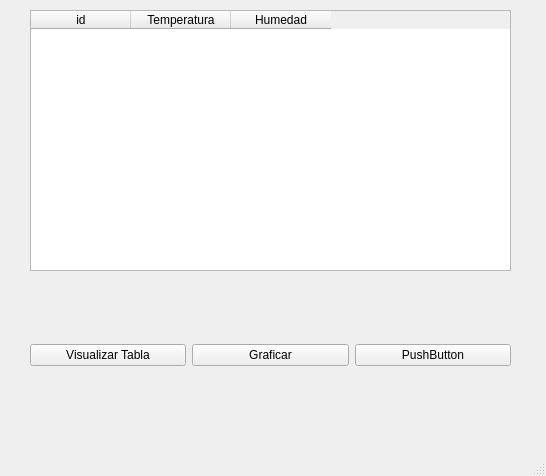
<?xml version="1.0" encoding="UTF-8"?>
<ui version="4.0">
 <class>MainWindow</class>
 <widget class="QMainWindow" name="MainWindow">
  <property name="geometry">
   <rect>
    <x>0</x>
    <y>0</y>
    <width>546</width>
    <height>476</height>
   </rect>
  </property>
  <property name="windowTitle">
   <string>MainWindow</string>
  </property>
  <widget class="QWidget" name="centralwidget">
   <widget class="QWidget" name="horizontalLayoutWidget">
    <property name="geometry">
     <rect>
      <x>30</x>
      <y>290</y>
      <width>481</width>
      <height>131</height>
     </rect>
    </property>
    <layout class="QHBoxLayout" name="horizontalLayout">
     <item>
      <widget class="QPushButton" name="btnTabla">
       <property name="text">
        <string>Visualizar Tabla</string>
       </property>
      </widget>
     </item>
     <item>
      <widget class="QPushButton" name="btnGraficar">
       <property name="text">
        <string>Graficar</string>
       </property>
      </widget>
     </item>
     <item>
      <widget class="QPushButton" name="pushButton_3">
       <property name="text">
        <string>PushButton</string>
       </property>
      </widget>
     </item>
    </layout>
   </widget>
   <widget class="QTableWidget" name="tableWidget">
    <property name="geometry">
     <rect>
      <x>30</x>
      <y>10</y>
      <width>481</width>
      <height>261</height>
     </rect>
    </property>
    <column>
     <property name="text">
      <string>id</string>
     </property>
    </column>
    <column>
     <property name="text">
      <string>Temperatura</string>
     </property>
    </column>
    <column>
     <property name="text">
      <string>Humedad</string>
     </property>
    </column>
   </widget>
  </widget>
  <widget class="QMenuBar" name="menubar">
   <property name="geometry">
    <rect>
     <x>0</x>
     <y>0</y>
     <width>546</width>
     <height>18</height>
    </rect>
   </property>
  </widget>
  <widget class="QStatusBar" name="statusbar"/>
 </widget>
 <resources/>
 <connections/>
</ui>
